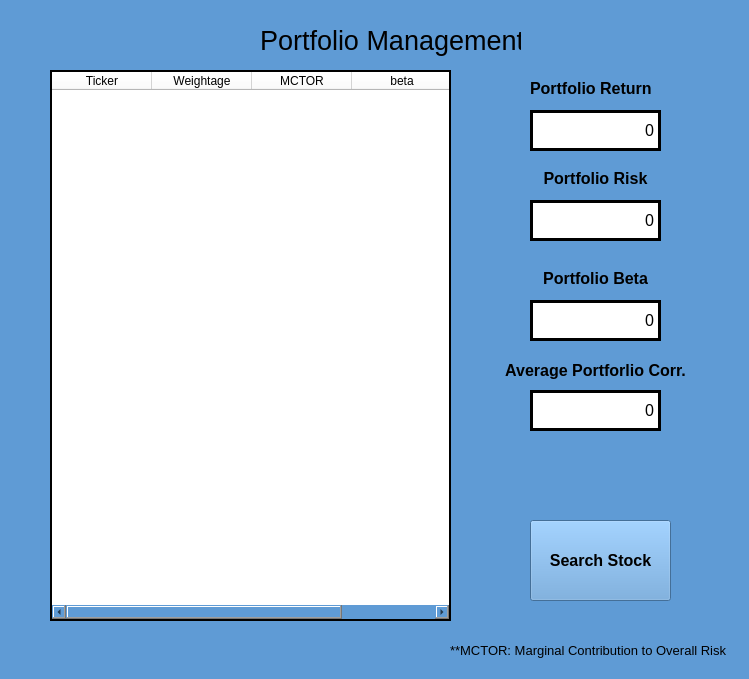
<?xml version="1.0" encoding="UTF-8"?>
<ui version="4.0">
 <class>MainWindow</class>
 <widget class="QMainWindow" name="MainWindow">
  <property name="geometry">
   <rect>
    <x>0</x>
    <y>0</y>
    <width>749</width>
    <height>679</height>
   </rect>
  </property>
  <property name="font">
   <font>
    <family>Segoe UI</family>
    <pointsize>9</pointsize>
   </font>
  </property>
  <property name="windowTitle">
   <string>PortfolioCalculator</string>
  </property>
  <property name="styleSheet">
   <string notr="true">background-color: rgb(95, 155, 213);
</string>
  </property>
  <widget class="QWidget" name="centralWidget">
   <widget class="QLabel" name="label">
    <property name="geometry">
     <rect>
      <x>260</x>
      <y>20</y>
      <width>261</width>
      <height>41</height>
     </rect>
    </property>
    <property name="font">
     <font>
      <pointsize>20</pointsize>
      <italic>false</italic>
      <underline>false</underline>
     </font>
    </property>
    <property name="text">
     <string>Portfolio Management</string>
    </property>
   </widget>
   <widget class="QTableWidget" name="portfolioTable">
    <property name="enabled">
     <bool>true</bool>
    </property>
    <property name="geometry">
     <rect>
      <x>50</x>
      <y>70</y>
      <width>401</width>
      <height>551</height>
     </rect>
    </property>
    <property name="palette">
     <palette>
      <active>
       <colorrole role="Button">
        <brush brushstyle="SolidPattern">
         <color alpha="255">
          <red>255</red>
          <green>255</green>
          <blue>255</blue>
         </color>
        </brush>
       </colorrole>
       <colorrole role="Base">
        <brush brushstyle="SolidPattern">
         <color alpha="255">
          <red>255</red>
          <green>255</green>
          <blue>255</blue>
         </color>
        </brush>
       </colorrole>
       <colorrole role="Window">
        <brush brushstyle="SolidPattern">
         <color alpha="255">
          <red>255</red>
          <green>255</green>
          <blue>255</blue>
         </color>
        </brush>
       </colorrole>
       <colorrole role="Highlight">
        <brush brushstyle="SolidPattern">
         <color alpha="255">
          <red>125</red>
          <green>215</green>
          <blue>128</blue>
         </color>
        </brush>
       </colorrole>
      </active>
      <inactive>
       <colorrole role="Button">
        <brush brushstyle="SolidPattern">
         <color alpha="255">
          <red>255</red>
          <green>255</green>
          <blue>255</blue>
         </color>
        </brush>
       </colorrole>
       <colorrole role="Base">
        <brush brushstyle="SolidPattern">
         <color alpha="255">
          <red>255</red>
          <green>255</green>
          <blue>255</blue>
         </color>
        </brush>
       </colorrole>
       <colorrole role="Window">
        <brush brushstyle="SolidPattern">
         <color alpha="255">
          <red>255</red>
          <green>255</green>
          <blue>255</blue>
         </color>
        </brush>
       </colorrole>
       <colorrole role="Highlight">
        <brush brushstyle="SolidPattern">
         <color alpha="255">
          <red>125</red>
          <green>215</green>
          <blue>128</blue>
         </color>
        </brush>
       </colorrole>
      </inactive>
      <disabled>
       <colorrole role="Button">
        <brush brushstyle="SolidPattern">
         <color alpha="255">
          <red>255</red>
          <green>255</green>
          <blue>255</blue>
         </color>
        </brush>
       </colorrole>
       <colorrole role="Base">
        <brush brushstyle="SolidPattern">
         <color alpha="255">
          <red>255</red>
          <green>255</green>
          <blue>255</blue>
         </color>
        </brush>
       </colorrole>
       <colorrole role="Window">
        <brush brushstyle="SolidPattern">
         <color alpha="255">
          <red>255</red>
          <green>255</green>
          <blue>255</blue>
         </color>
        </brush>
       </colorrole>
       <colorrole role="Highlight">
        <brush brushstyle="SolidPattern">
         <color alpha="255">
          <red>0</red>
          <green>120</green>
          <blue>215</blue>
         </color>
        </brush>
       </colorrole>
      </disabled>
     </palette>
    </property>
    <property name="acceptDrops">
     <bool>false</bool>
    </property>
    <property name="styleSheet">
     <string notr="true">background-color: rgb(255, 255, 255);</string>
    </property>
    <property name="frameShape">
     <enum>QFrame::WinPanel</enum>
    </property>
    <property name="frameShadow">
     <enum>QFrame::Plain</enum>
    </property>
    <property name="editTriggers">
     <set>QAbstractItemView::NoEditTriggers</set>
    </property>
    <property name="dragEnabled">
     <bool>true</bool>
    </property>
    <property name="selectionBehavior">
     <enum>QAbstractItemView::SelectRows</enum>
    </property>
    <property name="showGrid">
     <bool>false</bool>
    </property>
    <property name="sortingEnabled">
     <bool>true</bool>
    </property>
    <column>
     <property name="text">
      <string>Ticker</string>
     </property>
    </column>
    <column>
     <property name="text">
      <string>Weightage</string>
     </property>
    </column>
    <column>
     <property name="text">
      <string>MCTOR</string>
     </property>
    </column>
    <column>
     <property name="text">
      <string>beta</string>
     </property>
    </column>
   </widget>
   <widget class="QPushButton" name="searchButton">
    <property name="geometry">
     <rect>
      <x>530</x>
      <y>520</y>
      <width>141</width>
      <height>81</height>
     </rect>
    </property>
    <property name="font">
     <font>
      <pointsize>12</pointsize>
      <weight>75</weight>
      <bold>true</bold>
     </font>
    </property>
    <property name="text">
     <string>Search Stock</string>
    </property>
   </widget>
   <widget class="QLabel" name="label_2">
    <property name="geometry">
     <rect>
      <x>530</x>
      <y>80</y>
      <width>131</width>
      <height>16</height>
     </rect>
    </property>
    <property name="font">
     <font>
      <pointsize>12</pointsize>
      <weight>75</weight>
      <bold>true</bold>
     </font>
    </property>
    <property name="text">
     <string>Portfolio Return</string>
    </property>
   </widget>
   <widget class="QLabel" name="PortfolioReturn">
    <property name="geometry">
     <rect>
      <x>530</x>
      <y>110</y>
      <width>131</width>
      <height>41</height>
     </rect>
    </property>
    <property name="font">
     <font>
      <pointsize>12</pointsize>
     </font>
    </property>
    <property name="styleSheet">
     <string notr="true">background-color: rgb(255, 255, 255);</string>
    </property>
    <property name="frameShape">
     <enum>QFrame::Box</enum>
    </property>
    <property name="frameShadow">
     <enum>QFrame::Plain</enum>
    </property>
    <property name="lineWidth">
     <number>3</number>
    </property>
    <property name="text">
     <string>0</string>
    </property>
    <property name="alignment">
     <set>Qt::AlignRight|Qt::AlignTrailing|Qt::AlignVCenter</set>
    </property>
   </widget>
   <widget class="QLabel" name="PortfolioRisk">
    <property name="geometry">
     <rect>
      <x>530</x>
      <y>200</y>
      <width>131</width>
      <height>41</height>
     </rect>
    </property>
    <property name="font">
     <font>
      <pointsize>12</pointsize>
     </font>
    </property>
    <property name="styleSheet">
     <string notr="true">background-color: rgb(255, 255, 255);</string>
    </property>
    <property name="frameShape">
     <enum>QFrame::Box</enum>
    </property>
    <property name="frameShadow">
     <enum>QFrame::Plain</enum>
    </property>
    <property name="lineWidth">
     <number>3</number>
    </property>
    <property name="text">
     <string>0</string>
    </property>
    <property name="alignment">
     <set>Qt::AlignRight|Qt::AlignTrailing|Qt::AlignVCenter</set>
    </property>
   </widget>
   <widget class="QLabel" name="label_5">
    <property name="geometry">
     <rect>
      <x>530</x>
      <y>170</y>
      <width>131</width>
      <height>16</height>
     </rect>
    </property>
    <property name="font">
     <font>
      <pointsize>12</pointsize>
      <weight>75</weight>
      <bold>true</bold>
     </font>
    </property>
    <property name="text">
     <string>Portfolio Risk</string>
    </property>
    <property name="alignment">
     <set>Qt::AlignCenter</set>
    </property>
   </widget>
   <widget class="QLabel" name="PortfolioBeta">
    <property name="geometry">
     <rect>
      <x>530</x>
      <y>300</y>
      <width>131</width>
      <height>41</height>
     </rect>
    </property>
    <property name="font">
     <font>
      <pointsize>12</pointsize>
     </font>
    </property>
    <property name="styleSheet">
     <string notr="true">background-color: rgb(255, 255, 255);</string>
    </property>
    <property name="frameShape">
     <enum>QFrame::Box</enum>
    </property>
    <property name="frameShadow">
     <enum>QFrame::Plain</enum>
    </property>
    <property name="lineWidth">
     <number>3</number>
    </property>
    <property name="text">
     <string>0</string>
    </property>
    <property name="alignment">
     <set>Qt::AlignRight|Qt::AlignTrailing|Qt::AlignVCenter</set>
    </property>
   </widget>
   <widget class="QLabel" name="label_7">
    <property name="geometry">
     <rect>
      <x>530</x>
      <y>270</y>
      <width>131</width>
      <height>16</height>
     </rect>
    </property>
    <property name="font">
     <font>
      <pointsize>12</pointsize>
      <weight>75</weight>
      <bold>true</bold>
     </font>
    </property>
    <property name="text">
     <string>Portfolio Beta</string>
    </property>
    <property name="alignment">
     <set>Qt::AlignCenter</set>
    </property>
   </widget>
   <widget class="QLabel" name="AvePortforlioCorr">
    <property name="geometry">
     <rect>
      <x>530</x>
      <y>390</y>
      <width>131</width>
      <height>41</height>
     </rect>
    </property>
    <property name="font">
     <font>
      <pointsize>12</pointsize>
     </font>
    </property>
    <property name="styleSheet">
     <string notr="true">background-color: rgb(255, 255, 255);</string>
    </property>
    <property name="frameShape">
     <enum>QFrame::Box</enum>
    </property>
    <property name="frameShadow">
     <enum>QFrame::Plain</enum>
    </property>
    <property name="lineWidth">
     <number>3</number>
    </property>
    <property name="text">
     <string>0</string>
    </property>
    <property name="alignment">
     <set>Qt::AlignRight|Qt::AlignTrailing|Qt::AlignVCenter</set>
    </property>
   </widget>
   <widget class="QLabel" name="label_9">
    <property name="geometry">
     <rect>
      <x>490</x>
      <y>360</y>
      <width>211</width>
      <height>20</height>
     </rect>
    </property>
    <property name="font">
     <font>
      <pointsize>12</pointsize>
      <weight>75</weight>
      <bold>true</bold>
     </font>
    </property>
    <property name="text">
     <string>Average Portforlio Corr.</string>
    </property>
    <property name="alignment">
     <set>Qt::AlignCenter</set>
    </property>
   </widget>
   <widget class="QLabel" name="label_3">
    <property name="geometry">
     <rect>
      <x>450</x>
      <y>640</y>
      <width>291</width>
      <height>21</height>
     </rect>
    </property>
    <property name="font">
     <font>
      <pointsize>10</pointsize>
     </font>
    </property>
    <property name="text">
     <string>**MCTOR: Marginal Contribution to Overall Risk</string>
    </property>
   </widget>
  </widget>
 </widget>
 <layoutdefault spacing="6" margin="11"/>
 <resources/>
 <connections/>
</ui>
